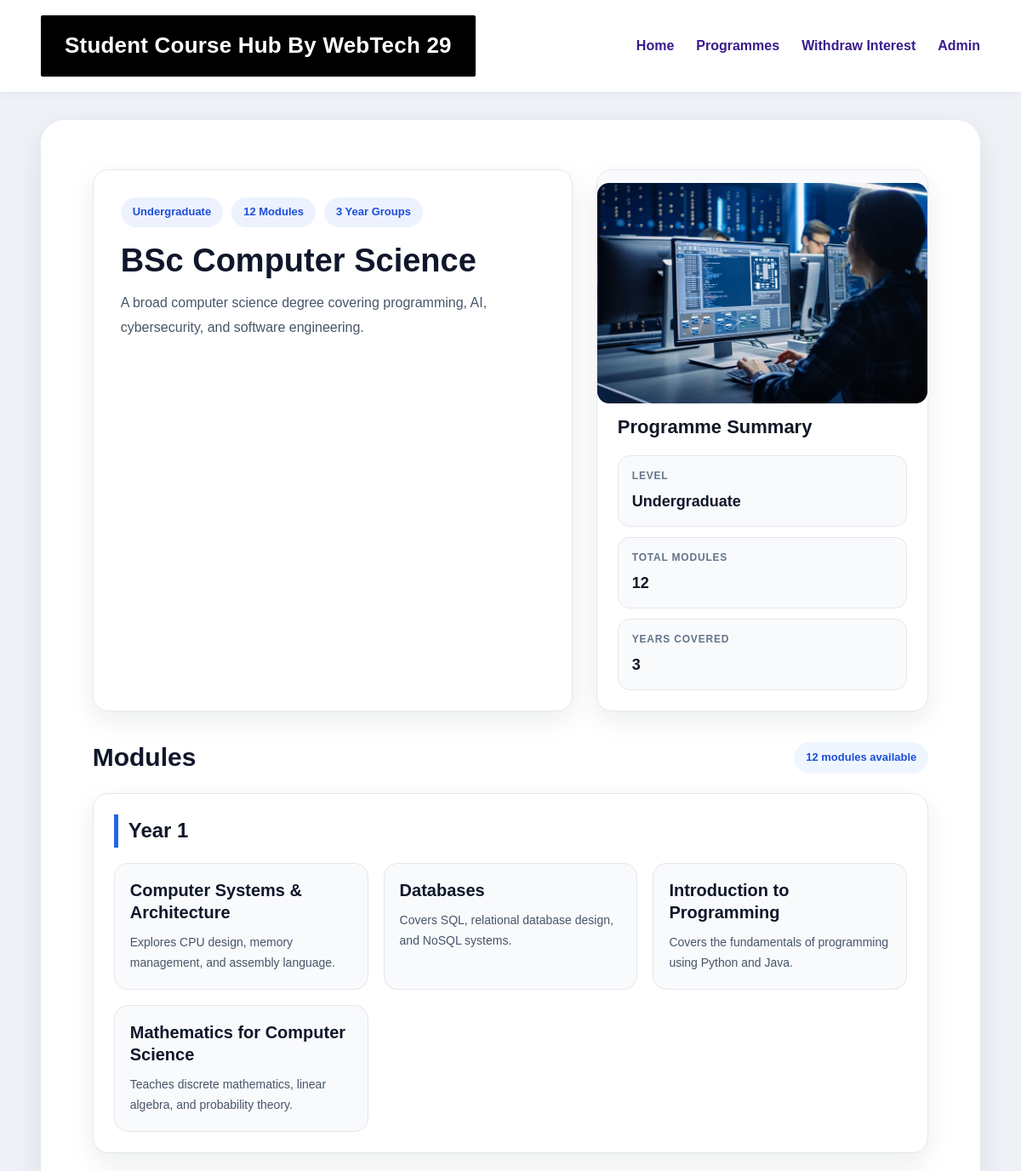
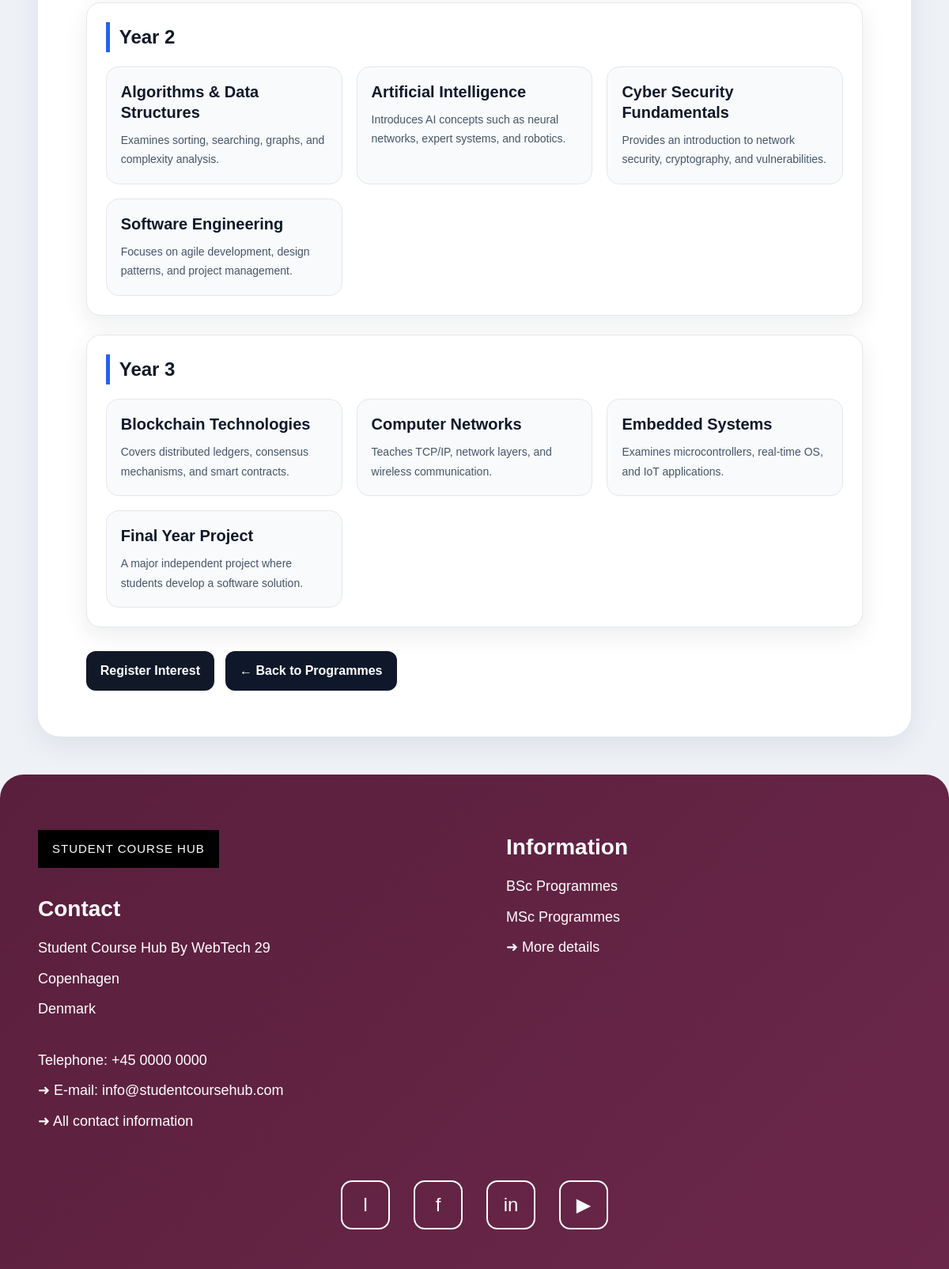
The app's page /index.php?action=show&id=1 with its own data (2 pictures, top to bottom).
### tables this page shows
CREATE TABLE `programmes` (
  `ProgrammeID` int(11) NOT NULL,
  `ProgrammeName` text NOT NULL,
  `LevelID` int(11) DEFAULT NULL,
  `ProgrammeLeaderID` int(11) DEFAULT NULL,
  `Description` text DEFAULT NULL,
  `Image` text DEFAULT NULL,
  `IsPublished` tinyint(1) NOT NULL DEFAULT 1
);

CREATE TABLE `levels` (
  `LevelID` int(11) NOT NULL,
  `LevelName` text NOT NULL
);

CREATE TABLE `programmemodules` (
  `ProgrammeModuleID` int(11) NOT NULL,
  `ProgrammeID` int(11) DEFAULT NULL,
  `ModuleID` int(11) DEFAULT NULL,
  `Year` int(11) DEFAULT NULL
);

CREATE TABLE `modules` (
  `ModuleID` int(11) NOT NULL,
  `ModuleName` text NOT NULL,
  `ModuleLeaderID` int(11) DEFAULT NULL,
  `Description` text DEFAULT NULL,
  `Image` text DEFAULT NULL
);

### app/controllers/programmecontroller.php (called while the page is built, shortened)
<?php
require_once __DIR__ . '/../models/Programme.php';
class ProgrammeController
{
    private Programme $programmeModel;
    public function __construct(PDO $pdo)
    {
        $this->programmeModel = new Programme($pdo);
    }
    public function show(): void
    {
        $id = (int) $_GET['id'];
        $programme = $this->programmeModel->getById($id);
        $modules = $this->programmeModel->getModulesByProgramme($id);
        require_once __DIR__ . '/../views/programmes/show.php';
    }
}

### app/models/programme.php (called while the page is built, shortened)
<?php
class Programme
{
    private PDO $pdo;
    public function __construct(PDO $pdo)
    {
        $this->pdo = $pdo;
    }
    public function getById(int $id): array|false
    {
        $sql = "SELECT
                    p.ProgrammeID,
                    p.ProgrammeName,
                    p.Description,
                    p.Image,
                    p.IsPublished,
                    p.LevelID,
                    p.ProgrammeLeaderID,
                    l.LevelName
                FROM programmes p
                LEFT JOIN levels l ON p.LevelID = l.LevelID
                WHERE p.ProgrammeID = :id
                LIMIT 1";
        $stmt = $this->pdo->prepare($sql);
        $stmt->execute([':id' => $id]);
        return $stmt->fetch(PDO::FETCH_ASSOC);
    }
    public function getModulesByProgramme(int $programmeId): array
    {
        $sql = "SELECT
                    pm.ProgrammeModuleID,
                    pm.Year,
                    m.ModuleID,
                    m.ModuleName,
                    m.Description,
                    m.Image
                FROM programmemodules pm
                INNER JOIN modules m ON pm.ModuleID = m.ModuleID
                WHERE pm.ProgrammeID = :programmeId
                ORDER BY pm.Year ASC, m.ModuleName ASC";
        $stmt = $this->pdo->prepare($sql);
        $stmt->execute([':programmeId' => $programmeId]);
        return $stmt->fetchAll(PDO::FETCH_ASSOC);
    }
}

### app/views/programmes/show.php (the view, shortened to what this page needs)
<?php require __DIR__ . '/../layouts/header.php'; ?>
<?php
$programmeName = $programme['ProgrammeName'] ?? 'Programme Details';
$programmeDescription = $programme['Description'] ?? '';
$programmeImage = trim($programme['Image'] ?? '');
$programmeLevel = $programme['LevelName'] ?? 'N/A';
$grouped = [];
foreach ($modules as $m) {
    $year = $m['Year'] ?? 'Other';
    $grouped[$year][] = $m;
}
ksort($grouped);
$totalModules = count($modules);
$totalYears = count($grouped);
$programmeImagePath = '';
if (!empty($programmeImage)) {
    if (
        strpos($programmeImage, 'uploads/') === 0 ||
        strpos($programmeImage, 'images/') === 0 ||
        strpos($programmeImage, 'http://') === 0 ||
        strpos($programmeImage, 'https://') === 0
    ) {
        $programmeImagePath = $programmeImage;
    } else {
        $programmeImagePath = 'uploads/' . $programmeImage;
    }
}
?>
<div class="programme-details-page">
    <section class="programme-hero">
        <div class="programme-main-card">
            <div class="programme-badge-row">
                <span class="programme-badge"><?= htmlspecialchars($programmeLevel) ?></span>
                <span class="programme-badge"><?= $totalModules ?> Module<?= $totalModules !== 1 ? 's' : '' ?></span>
                <span class="programme-badge"><?= $totalYears ?> Year Group<?= $totalYears !== 1 ? 's' : '' ?></span>
            </div>
            <h1 class="programme-title"><?= htmlspecialchars($programmeName) ?></h1>
            <p class="programme-desc">
                <?= !empty($programmeDescription) ? nl2br(htmlspecialchars($programmeDescription)) : 'No programme description available.' ?>
            </p>
        </div>
        <aside class="programme-side-card">
            <?php if (!empty($programmeImagePath)): ?>
                <div class="programme-image-wrap">
                    <img src="<?= htmlspecialchars($programmeImagePath) ?>" alt="<?= htmlspecialchars($programmeName) ?>">
                </div>
            <?php else: ?>
                <div class="programme-image-wrap" style="display:flex;align-items:center;justify-content:center;color:#64748b;font-weight:700;">
                    No Programme Image
                </div>
            <?php endif; ?>
            <div class="programme-summary">
                <h3>Programme Summary</h3>
                <div class="summary-grid">
                    <div class="summary-item">
                        <span class="summary-label">Level</span>
                        <span class="summary-value"><?= htmlspecialchars($programmeLevel) ?></span>
                    </div>
                    <div class="summary-item">
                        <span class="summary-label">Total Modules</span>
                        <span class="summary-value"><?= $totalModules ?></span>
                    </div>
                    <div class="summary-item">
                        <span class="summary-label">Years Covered</span>
                        <span class="summary-value"><?= $totalYears ?></span>
                    </div>
                </div>
            </div>
        </aside>
    </section>
    <section>
        <div class="section-heading">
            <h2>Modules</h2>
            <span class="module-count-chip"><?= $totalModules ?> module<?= $totalModules !== 1 ? 's' : '' ?> available</span>
        </div>
        <?php if (!empty($modules)): ?>
            <div class="programme-years">
                <?php foreach ($grouped as $year => $mods): ?>
                    <div class="programme-year-card">
                        <h3 class="year-title">Year <?= htmlspecialchars($year) ?></h3>
                        <div class="module-grid">
                            <?php foreach ($mods as $mod): ?>
                                <article class="module-card">
                                    <div class="module-body">
                                        <h4 class="module-title"><?= htmlspecialchars($mod['ModuleName'] ?? 'Untitled Module') ?></h4>
                                        <p class="module-text">
                                            <?= !empty($mod['Description']) ? nl2br(htmlspecialchars($mod['Description'])) : 'No description available.' ?>
                                        </p>
                                    </div>
                                </article>
                            <?php endforeach; ?>
                        </div>
                    </div>
                <?php endforeach; ?>
            </div>
        <?php endif; ?>
    </section>
<div class="action-links-wrap">
    <a class="register-link" href="index.php?action=register_interest&id=<?= (int) $programme['ProgrammeID'] ?>">
        Register Interest
    </a>
    <a class="back-link" href="index.php?action=programmes">
        ← Back to Programmes
    </a>
</div>
</div>
<?php require __DIR__ . '/../layouts/footer.php'; ?>

### public/css/style.css (style rules this page uses)
* { box-sizing: border-box; margin: 0; padding: 0; }
body { font-family: Arial, sans-serif; background: #eef2f7; color: #1f2937; line-height: 1.6; }
main h1, main h2, main h3 { margin-bottom: 10px; }
main p { margin-bottom: 20px; }
main img { width: 100%; height: auto; display: block; border-radius: 14px; margin: 15px 0 25px; }

### app/views/programmes/show.php (style rules this page uses)
.programme-details-page { width: 92%; max-width: 1200px; margin: 40px auto; }
.programme-hero { display: grid; grid-template-columns: 1.3fr 0.9fr; gap: 28px; align-items: stretch; margin-bottom: 30px; }
.programme-main-card, .programme-side-card, .programme-year-card { background: #ffffff; border-radius: 18px; box-shadow: 0 10px 30px rgba(15, 23, 42, 0.08); border: 1px solid #e5e7eb; }
.programme-main-card { padding: 32px; }
.programme-badge-row { display: flex; flex-wrap: wrap; gap: 10px; margin-bottom: 18px; }
.programme-badge { display: inline-block; padding: 7px 14px; border-radius: 999px; font-size: 13px; font-weight: 700; background: #eef2ff; color: #1d4ed8; }
.programme-title { margin: 0 0 14px; font-size: 38px; line-height: 1.15; color: #0f172a; }
.programme-desc { margin: 0; font-size: 16px; line-height: 1.8; color: #475569; }
.programme-side-card { overflow: hidden; display: flex; flex-direction: column; }
.programme-image-wrap { width: 100%; height: 260px; background: #f8fafc; border-bottom: 1px solid #e5e7eb; }
.programme-image-wrap img { width: 100%; height: 100%; object-fit: cover; display: block; }
.programme-summary { padding: 24px; }
.programme-summary h3 { margin: 0 0 16px; font-size: 22px; color: #111827; }
.summary-grid { display: grid; grid-template-columns: 1fr; gap: 12px; }
.summary-item { background: #f8fafc; border: 1px solid #e5e7eb; border-radius: 14px; padding: 14px 16px; }
.summary-label { display: block; font-size: 12px; font-weight: 700; text-transform: uppercase; letter-spacing: 0.8px; color: #64748b; margin-bottom: 6px; }
.summary-value { font-size: 18px; font-weight: 700; color: #0f172a; }
.section-heading { display: flex; justify-content: space-between; align-items: center; gap: 16px; margin: 0 0 18px; }
.section-heading h2 { margin: 0; font-size: 30px; color: #0f172a; }
.module-count-chip { padding: 8px 14px; border-radius: 999px; background: #eff6ff; color: #1d4ed8; font-size: 13px; font-weight: 700; white-space: nowrap; }
.programme-years { display: grid; gap: 24px; }
.programme-year-card { padding: 24px; }
.year-title { margin: 0 0 18px; font-size: 24px; color: #111827; border-left: 5px solid #2563eb; padding-left: 12px; }
.module-grid { display: grid; grid-template-columns: repeat(auto-fit, minmax(260px, 1fr)); gap: 18px; }
.module-card { background: #f8fafc; border: 1px solid #e5e7eb; border-radius: 16px; overflow: hidden; transition: transform 0.2s ease, box-shadow 0.2s ease; }
.module-body { padding: 18px; }
.module-title { margin: 0 0 10px; font-size: 20px; line-height: 1.3; color: #0f172a; }
.module-text { margin: 0; font-size: 14px; line-height: 1.75; color: #475569; }
.action-links-wrap { margin-top: 30px; display: flex; gap: 14px; align-items: center; flex-wrap: wrap; }
.register-link, .back-link { display: inline-block; text-decoration: none; padding: 12px 18px; border-radius: 12px; font-weight: 700; transition: background 0.2s ease, transform 0.2s ease; }
.register-link { background: #111827; color: #ffffff; }
.back-link { background: #0f172a; color: #ffffff; }

### records on screen
programmes: LevelID.LevelName "Undergraduate", ProgrammeName "BSc Computer Science", Description "A broad computer science degree covering programming, AI, cybersecurity, and software engineering.", Image (picture)
programmemodules: ModuleID.ModuleName "Computer Systems & Architecture", ModuleID.Description "Explores CPU design, memory management, and assembly language."
programmemodules: ModuleID.ModuleName "Databases", ModuleID.Description "Covers SQL, relational database design, and NoSQL systems."
programmemodules: ModuleID.ModuleName "Introduction to Programming", ModuleID.Description "Covers the fundamentals of programming using Python and Java."
programmemodules: ModuleID.ModuleName "Mathematics for Computer Science", ModuleID.Description "Teaches discrete mathematics, linear algebra, and probability theory."
programmemodules: ModuleID.ModuleName "Algorithms & Data Structures", ModuleID.Description "Examines sorting, searching, graphs, and complexity analysis."
programmemodules: ModuleID.ModuleName "Artificial Intelligence", ModuleID.Description "Introduces AI concepts such as neural networks, expert systems, and robotics."
programmemodules: ModuleID.ModuleName "Cyber Security Fundamentals", ModuleID.Description "Provides an introduction to network security, cryptography, and vulnerabilities."
programmemodules: ModuleID.ModuleName "Software Engineering", ModuleID.Description "Focuses on agile development, design patterns, and project management."
programmemodules: Year "3", ModuleID.ModuleName "Final Year Project", ModuleID.Description "A major independent project where students develop a software solution."
programmemodules: ModuleID.ModuleName "Blockchain Technologies", ModuleID.Description "Covers distributed ledgers, consensus mechanisms, and smart contracts."
programmemodules: ModuleID.ModuleName "Computer Networks", ModuleID.Description "Teaches TCP/IP, network layers, and wireless communication."
programmemodules: ModuleID.ModuleName "Embedded Systems", ModuleID.Description "Examines microcontrollers, real-time OS, and IoT applications."

### other values on screen
$totalModules "12"
$totalYears "3"
$year "1"
$year "2"
